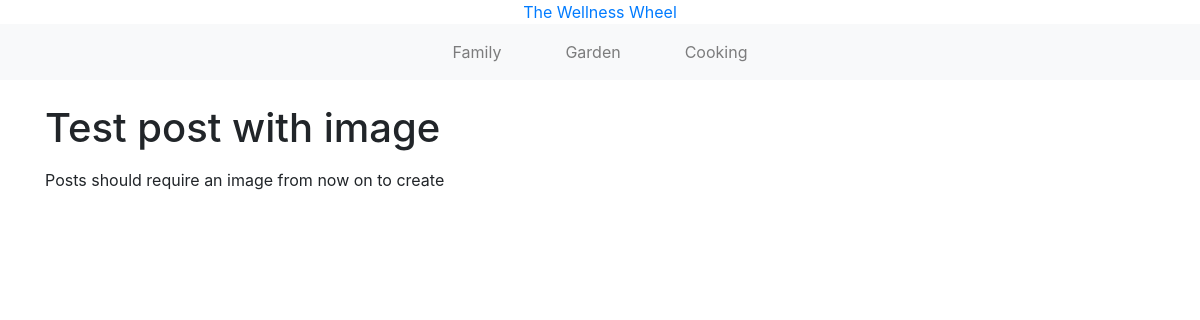
Screenshot of /posts/8/ with the database file from the repository.
### blogs/models.py (models this page shows, shortened)
class Post(models.Model):
    STATUS = (
        (0, "Draft"),
        (1, "Publish")
    )
    FAMILY = 'FAMILY'
    GARDEN = 'GARDEN'
    COOKING = 'COOKING'
    CATEGORIES = [
        (FAMILY, 'Family'),
        (GARDEN, 'Garden'),
        (COOKING, 'Cooking')
    ]
    category = models.CharField(max_length=25, choices=CATEGORIES, default='')
    title = models.CharField(max_length=200, unique=True)
    slug = models.SlugField(max_length=200, unique=True)
    author = models.ForeignKey(
        User, on_delete=models.CASCADE, related_name='blog_posts')
    updated_on = models.DateTimeField(auto_now=True)
    description = models.TextField()
    content = models.TextField()
    created_on = models.DateTimeField(auto_now_add=True)
    status = models.IntegerField(choices=STATUS, default=0)
    photo = models.ImageField(upload_to="posts")
    class Meta:
        ordering = ['-created_on']
    def __str__(self):
        return self.title

### blogs/views.py (the view)
# urls.py: path('posts/<int:post_id>/', views.post, name="post")
def post(request, post_id):
    post = Post.objects.get(id=post_id)
    context = {'post': post}
    return render(request, 'blogs/post.html', context)

### blogs/templates/blogs/post.html
{% extends "blogs/base.html" %} {% block content %}
<h1>{{ post }}</h1>
<p>{{post.content|linebreaks }}</p>
{% endblock content %}

### rows the page displays
Post: title "Test post with image", content "Posts should require an image from now on to create"
